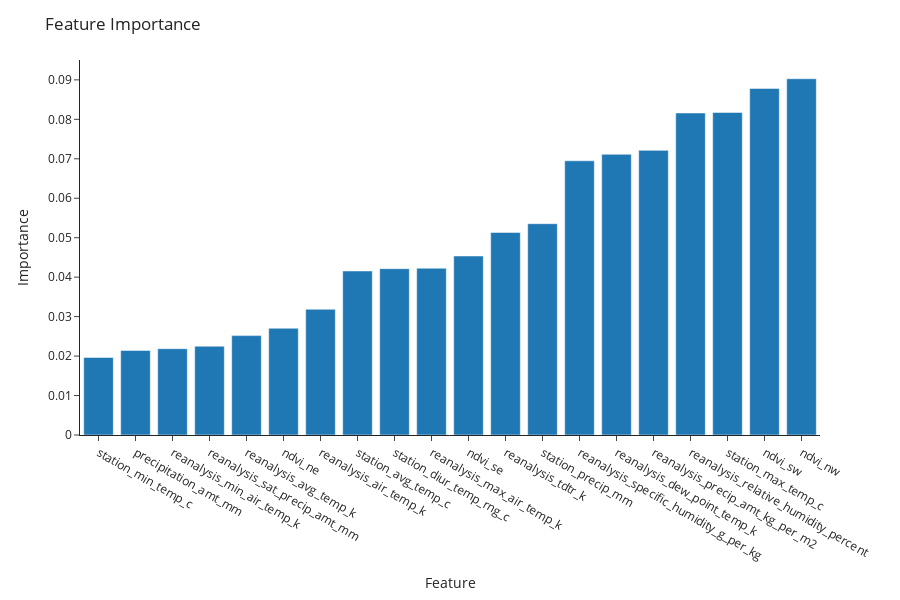

The cell this chart's notebook holds for it:
### Code cell
predictions
feature_list = list(train_features.columns)
# Get numerical feature importances
importances = list(rf.feature_importances_)
# List of tuples with variable and importance
feature_importances = [(feature, round(importance, 2)) for feature, importance in zip(feature_list, importances)]
# Sort the feature importances by most important first
feature_importances = sorted(feature_importances, key = lambda x: x[1], reverse = True)
# Print out the feature and importances 
[print('Variable: {:20} Importance: {}'.format(*pair)) for pair in feature_importances];

x_values = list(range(len(importances)))
importances = rf.feature_importances_
name = rf.feature_names_in_

d = {'value':x_values,'feature': name, 'importance':importances}
impo = pd.DataFrame(d)
impo = impo.sort_values('importance')

fig_impo = px.bar(impo, x='feature', y='importance',width=900,height= 600, template='simple_white')
fig_impo.update_layout(
    xaxis = dict(
        tickmode = 'array',
        #tickvals = x_values,
        ticktext = feature_list
    ))
fig_impo.update_layout(
    title="Feature Importance",
    xaxis_title="Feature",
    yaxis_title="Importance",
    legend_title="")

fig_impo.write_image("./figimportance.png")

fig_impo.show()

### Figure 1 — Plotly figure (JSON) as saved in the notebook; plotly's stock layout.template omitted (floating-point values rounded to 4 significant figures)
{"data": [{"alignmentgroup": "True", "hovertemplate": "feature=%{x}<br>importance=%{y}<extra></extra>", "legendgroup": "", "marker": {"color": "#1F77B4", "pattern": {"shape": ""}}, "name": "", "offsetgroup": "", "orientation": "v", "showlegend": false, "textposition": "auto", "type": "bar", "x": ["station_min_temp_c", "precipitation_amt_mm", "reanalysis_min_air_temp_k", "reanalysis_sat_precip_amt_mm", "reanalysis_avg_temp_k", "ndvi_ne", "reanalysis_air_temp_k", "station_avg_temp_c", "station_diur_temp_rng_c", "reanalysis_max_air_temp_k", "ndvi_se", "reanalysis_tdtr_k", "station_precip_mm", "reanalysis_specific_humidity_g_per_kg", "reanalysis_dew_point_temp_k", "reanalysis_precip_amt_kg_per_m2", "reanalysis_relative_humidity_percent", "station_max_temp_c", "ndvi_sw", "ndvi_nw"], "xaxis": "x", "y": [0.01965, 0.02143, 0.02187, 0.02251, 0.02519, 0.02705, 0.03185, 0.04156, 0.04216, 0.04227, 0.04536, 0.05134, 0.05355, 0.06949, 0.07114, 0.07213, 0.0816, 0.08174, 0.08783, 0.09028], "yaxis": "y"}], "layout": {"barmode": "relative", "height": 600, "legend": {"title": {"text": ""}, "tracegroupgap": 0}, "margin": {"t": 60}, "title": {"text": "Feature Importance"}, "width": 900, "xaxis": {"anchor": "y", "domain": [0, 1], "tickmode": "array", "ticktext": ["ndvi_ne", "ndvi_nw", "ndvi_se", "ndvi_sw", "precipitation_amt_mm", "reanalysis_air_temp_k", "reanalysis_avg_temp_k", "reanalysis_dew_point_temp_k", "reanalysis_max_air_temp_k", "reanalysis_min_air_temp_k", "reanalysis_precip_amt_kg_per_m2", "reanalysis_relative_humidity_percent", "reanalysis_sat_precip_amt_mm", "reanalysis_specific_humidity_g_per_kg", "reanalysis_tdtr_k", "station_avg_temp_c", "station_diur_temp_rng_c", "station_max_temp_c", "station_min_temp_c", "station_precip_mm"], "title": {"text": "Feature"}}, "yaxis": {"anchor": "x", "domain": [0, 1], "title": {"text": "Importance"}}}}
